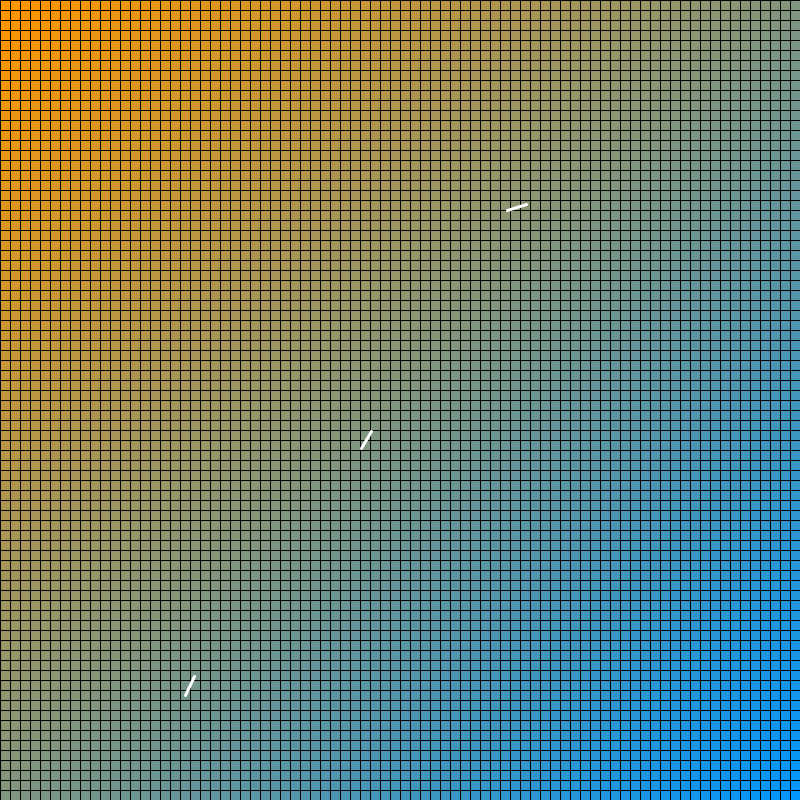
Frame 1 (no input)
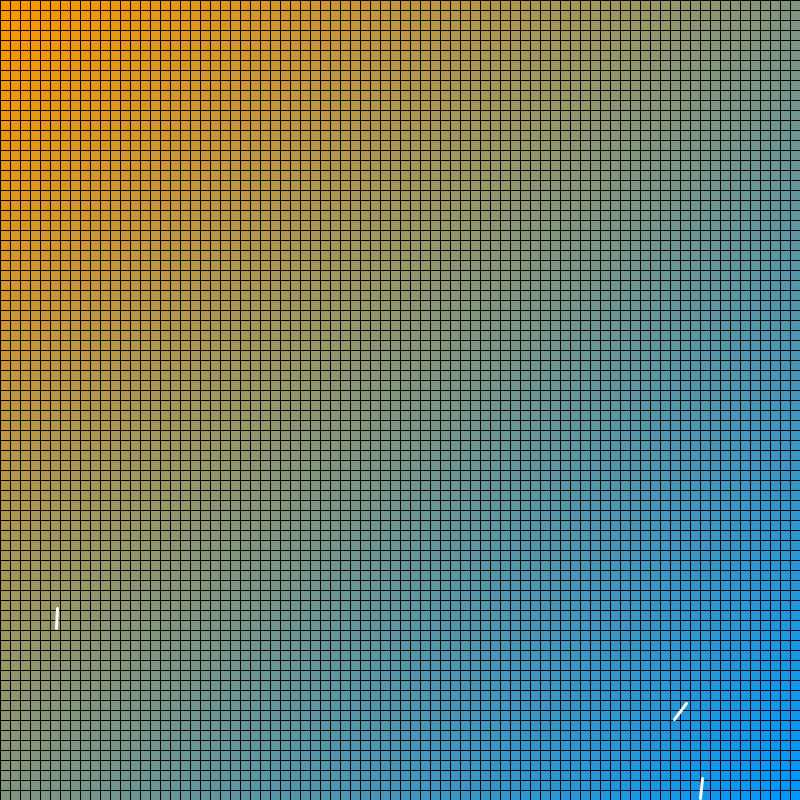
Frame 60 (the mouse pressed at the canvas centre just before this capture)
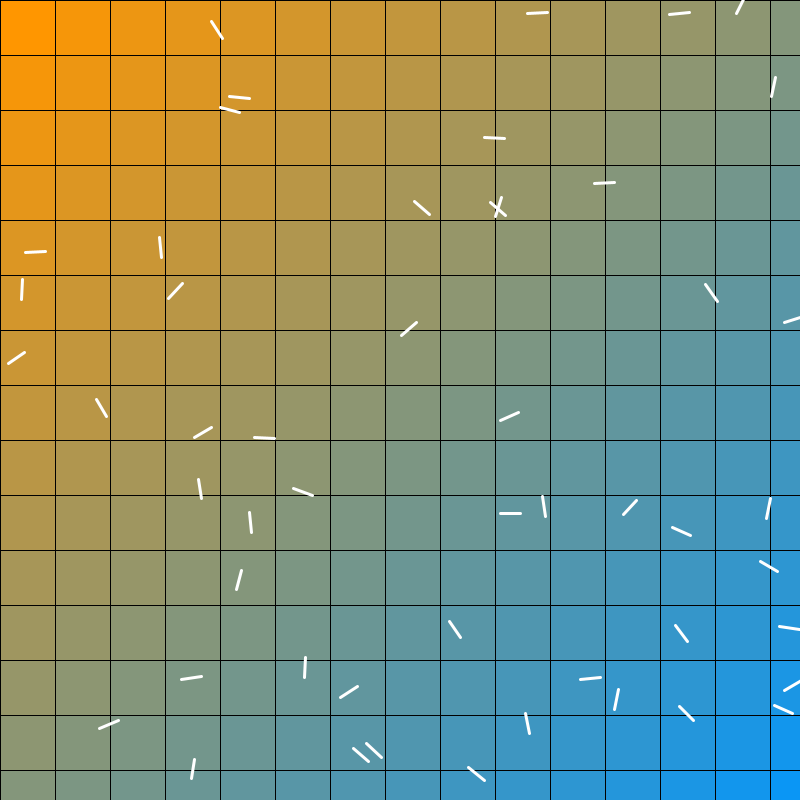
Frame 120 (the mouse held since frame 60 and released just before this capture)

The Processing sketch that drew these frames (run headless with seeded random() and noise(); from frame 60 on, the mouse is pressed at the canvas centre):

// Processing sketch: DynamicForLoops
// ── DynamicForLoops.pde

/*
DYNAMIC FOR-LOOPS
Jeff Thompson | 2019 | jeffreythompson.org

Mouse input can drive a *ton* of different parameters,
too many to demo all of them. But this example shows
how to use the mouse's position to change the way a
for-loop runs.

*/


float gridSizeX = 100;  // x/y grid size, changed
float gridSizeY = 100;  // by the mouse position


void setup() {
  size(800,800);
  
  // nothing else here!
}


void draw() {
  
  // update the grid size based on the mouse
  // position using map()
  gridSizeX = map(mouseX, 0,width, 10,100);
  gridSizeY = map(mouseY, 0,width, 10,100);
  
  // the for-loops now step by the grid size,
  // which changes as the mouse moves
  for (int y=0; y<height; y+=gridSizeY) {
    for (int x=0; x<width; x+=gridSizeX) {
      
      // draw the grid square
      color from = color(255,150,0);
      color to = color(0,150,255);
      float pct = map(x+y, 0,width+height, 0,1);
      fill(lerpColor(from,to, pct));
      stroke(0);
      strokeWeight(1);
      rect(x,y, gridSizeX,gridSizeY);
    }
  }
  
  // another way to control a for-loop is how many
  // iterations it will run – here we draw random lines
  // on top of the grid, with the number of those lines
  // being set by the mouse's y position
  int numRandomLines = int(map(mouseY, 0,height, 3,100));
  for (int i=0; i<numRandomLines; i++) {
    pushMatrix();
    translate(random(0,width), random(0,height));
    rotate(random(0,TWO_PI));
    stroke(255);
    strokeWeight(3);
    line(-10,0, 10,0);
    popMatrix();
  }
  
  // optional: try using randomSeed(0) before the for-loop
  // above to make the random lines always drawn in the same
  // location – note how it changes the feel of the interaction!
}
